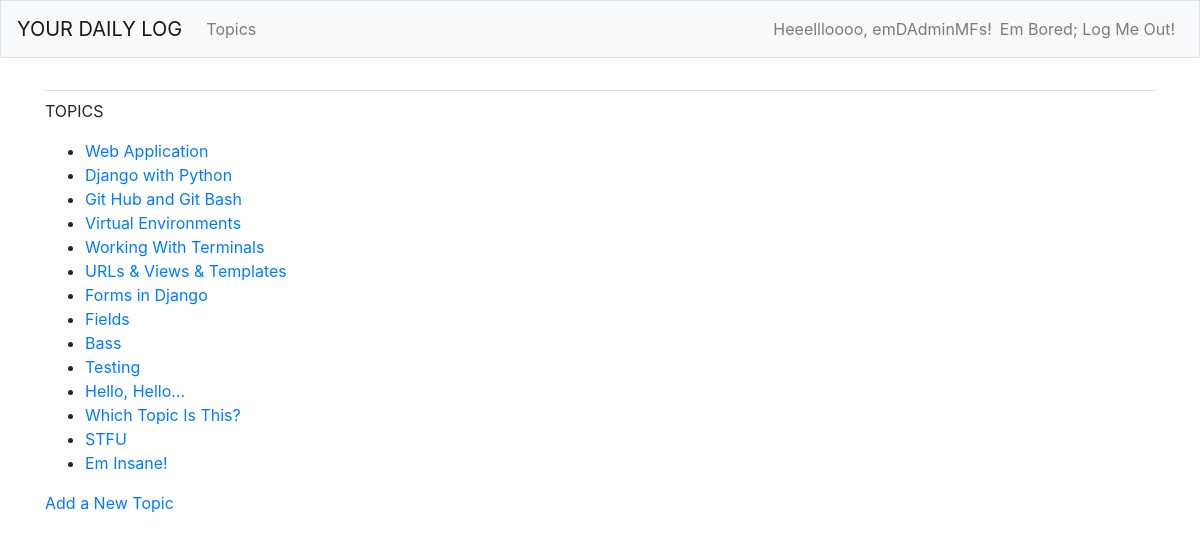
The app's page /topics/ (signed in), older data.
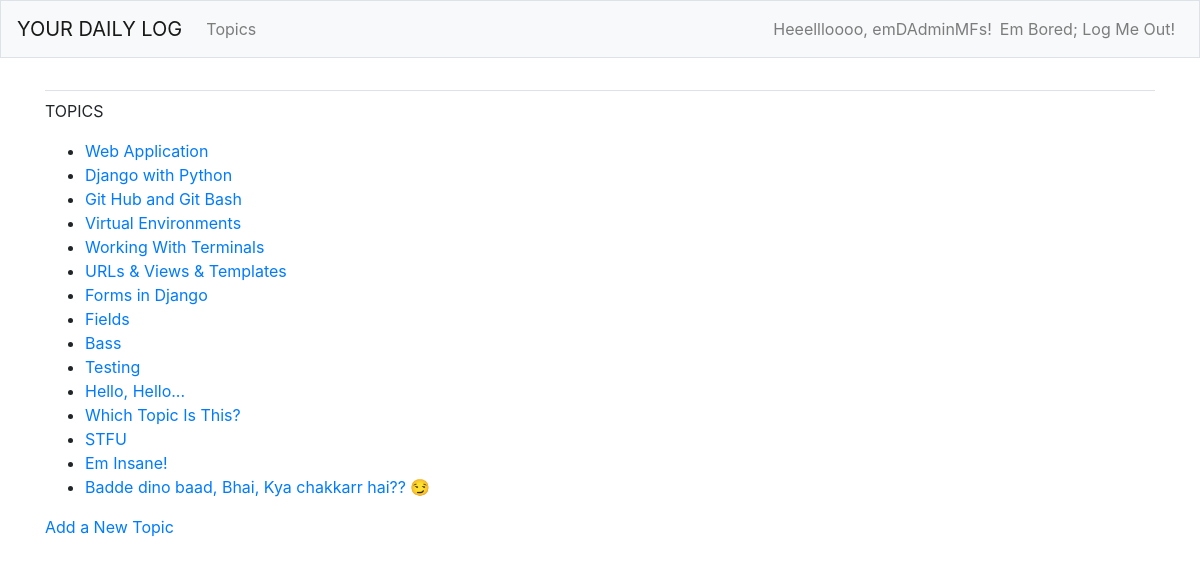
The same page, newer data.
### YourDailyLog_App/models.py (models this page shows)
class Topic(models.Model):
    topicName = models.CharField(max_length=200)
    dateAndTime = models.DateTimeField(auto_now_add=True)
    owner = models.ForeignKey(User, on_delete=models.CASCADE)
    def __str__(self):
        return self.topicName

### YourDailyLog_App/views.py (the view)
# urls.py: path('topics/', views.topics, name="topics"),
@login_required # restrict access to certain pages to logged-in users
def topics(request):
    topicNames = Topic.objects.filter(owner=request.user).order_by(
                                                                   'dateAndTime'
                                                                  )
    context = {'topicNames': topicNames} # context is to be passed to the
    return render(request, "yourdailylog_app/topics.html", context)

### YourDailyLog_App/templates/yourdailylog_app/topics.html
{% extends "yourdailylog_app/base.html" %}
{% block content %}
  <p>TOPICS</p>
  <ul>
    {% for topic in topicNames %}
      <li>
        <a href="{% url 'YourDailyLog_App:topic' topic.id %}">
          {{ topic }}
        </a>
      </li>
    {% empty %}
      No topics have been added yet.
    {% endfor %}
  </ul>
  <a href="{% url 'YourDailyLog_App:new_topic' %}">Add a New Topic</a>
{% endblock content %}

Row changes from the older to the newer data that the page shows:
added Topic: topicName "Badde dino baad, Bhai, Kya chakkarr hai?? 😏"
